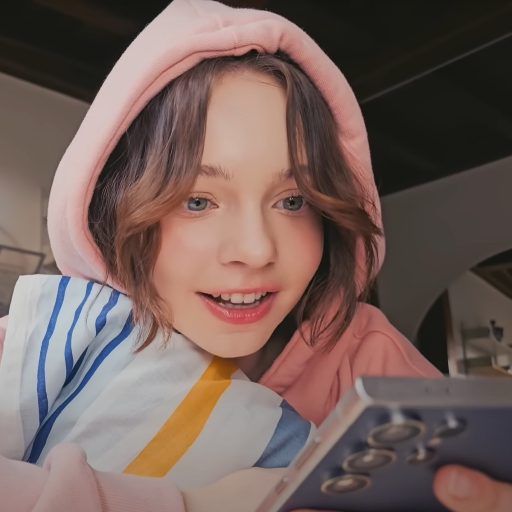
#> input picture emma.jpg, 512 x 512 px
$ jupyter execute jawaban.ipynb   (text cells are left out)
#> lines starting #> are read from the running program, lines starting #| are printed output that depends on the picture; pictures that were not available may be replaced by others from this repository, and a replacement may not be noted
[cell 1]
import cv2

from matplotlib import pyplot as plt
from matplotlib import image as mpimg


plt.title("Emma Flipo")
plt.xlabel("X pixel scaling")
plt.ylabel("Y pixels scaling")

image = plt.imread("emma.jpg")
#> image is the input picture: shape (512, 512, 3); mean R, G, B 116.7, 96.4, 91.1
plt.imshow(image)
img_90=cv2.rotate(image,cv2.ROTATE_90_CLOCKWISE)
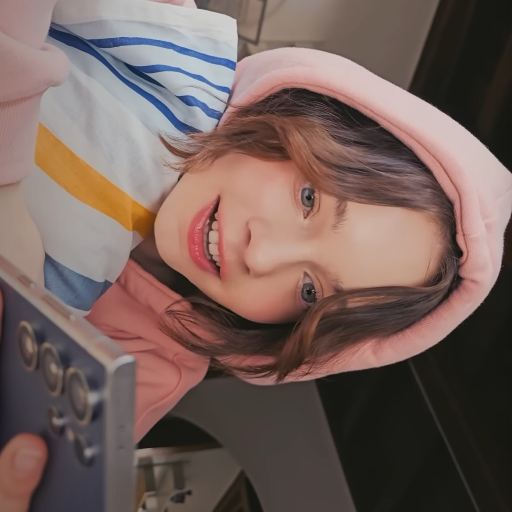
#> img_90: shape (512, 512, 3); mean R, G, B 116.7, 96.4, 91.1
img_180=cv2.rotate(image,cv2.ROTATE_180)
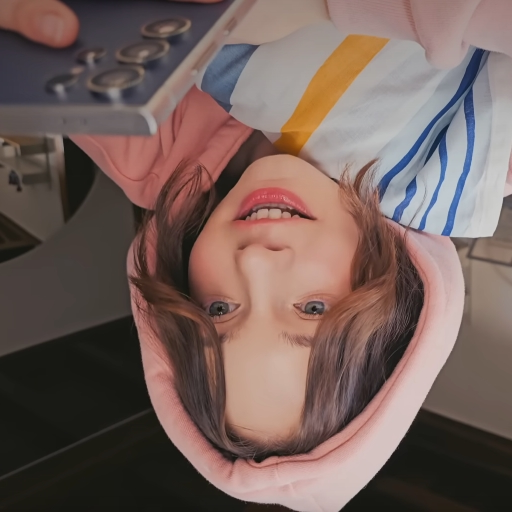
#> img_180: shape (512, 512, 3); mean R, G, B 116.7, 96.4, 91.1
img_270=cv2.rotate(image,cv2.ROTATE_90_COUNTERCLOCKWISE)
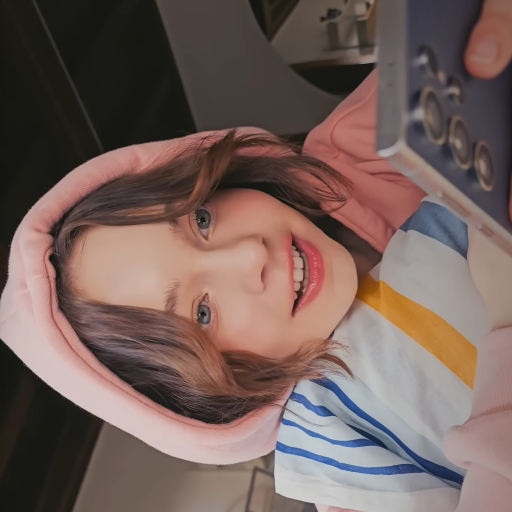
#> img_270: shape (512, 512, 3); mean R, G, B 116.7, 96.4, 91.1
img_flip=cv2.flip(image, 10)
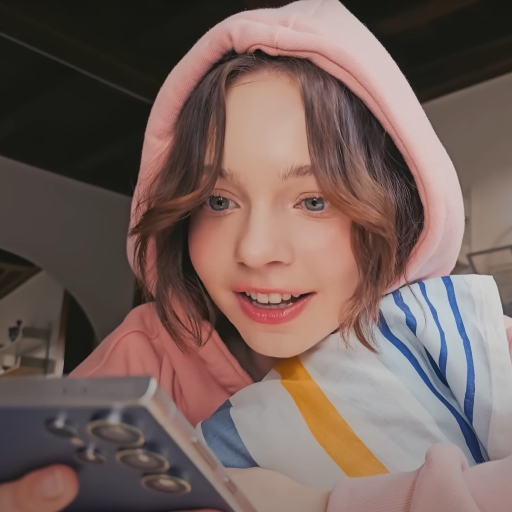
#> img_flip: shape (512, 512, 3); mean R, G, B 116.7, 96.4, 91.1

fig = plt.figure(figsize=(20,20))

ax1 = fig.add_subplot(1,5,1)
ax1.set_title("ORI")
ax1.imshow(image)

ax3 = fig.add_subplot(1,5,3)
ax3.set_title("180")
ax3.imshow(img_180)
ax4 = fig.add_subplot(1,5,4)
ax4.set_title("90CCW")
ax4.imshow(img_270)
ax2 = fig.add_subplot(1,5,5)
ax2.set_title("Flip Horizontal")
ax2.imshow(img_flip)

[cell 2]
import cv2

from matplotlib import pyplot as plt
from matplotlib import image as mpimg

warna = cv2.imread('ayon.jpg')
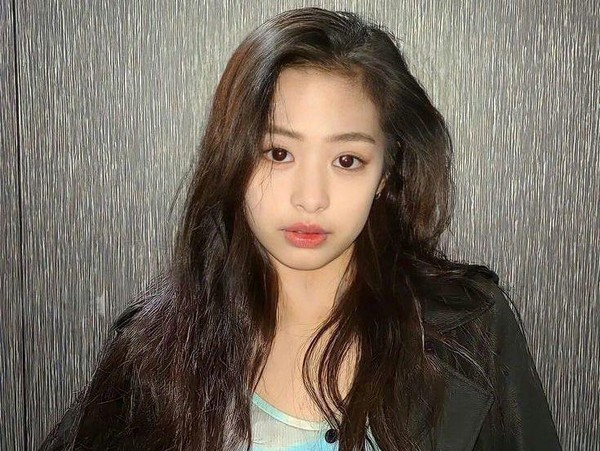
#> input picture ayon.jpeg, 600 x 451 px, given in place of ayon.jpg, which was not available
#> warna is the input picture: shape (451, 600, 3); mean B, G, R 92.6, 103.4, 113.4
plt.imshow(warna)

coloran=cv2.cvtColor(warna, cv2.COLOR_BGR2LAB)
#> coloran: shape (451, 600, 3); mean of channels 0, 1, 2 110.2, 130.3, 135.4
plt.imshow(coloran)

img_bgr=cv2.cvtColor(warna, cv2.COLOR_BGR2RGB) # mengkoreksi warna cv2 bisa dengan RGB2BGR
plt.imshow(img_bgr)

img_gray=cv2.cvtColor(warna, cv2.COLOR_RGB2GRAY)
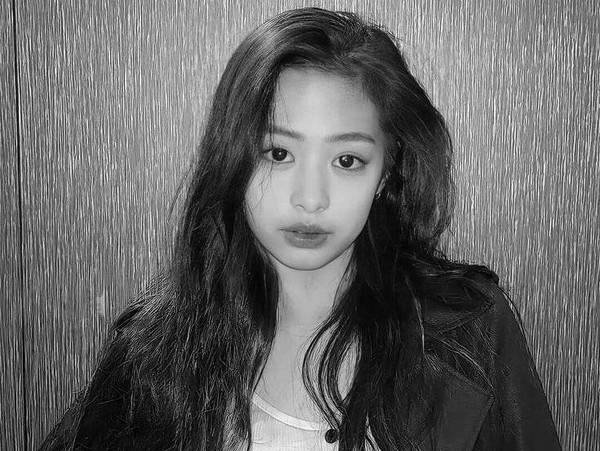
#> img_gray: shape (451, 600); min 0, max 254, mean 101.3
plt.imshow(img_gray)

fig = plt.figure(figsize=(30,30))
ax1 = fig.add_subplot(1,4,1) # (1 baris, 4 kolom, urutan 1)
ax1.set_title("ORI Imread Color") # ax untuk penamaan
ax1.imshow(warna)
ax2 = fig.add_subplot(1,4,2)
ax2.set_title("grayscale")
ax2.imshow(img_gray)
#> figure, not shown here; B, G, R data is drawn as R, G, B
#> figure, not shown here; B, G, R data is drawn as R, G, B
